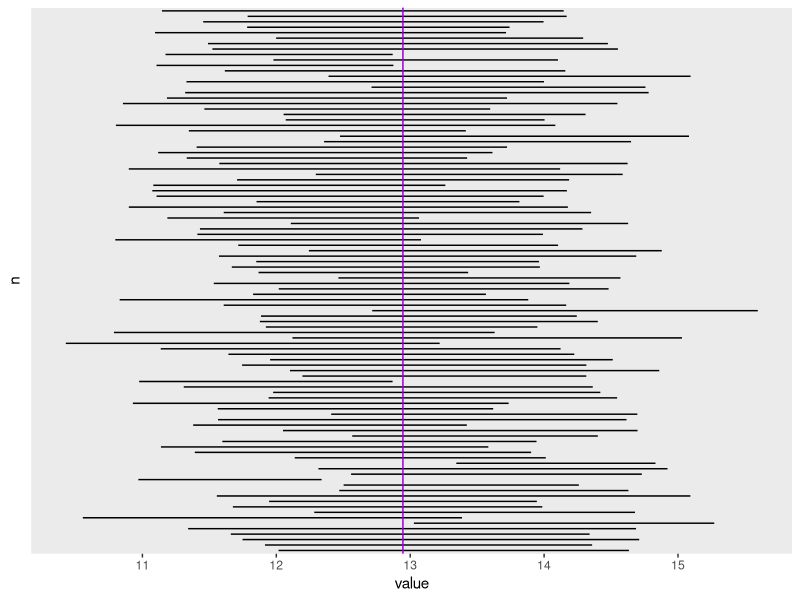
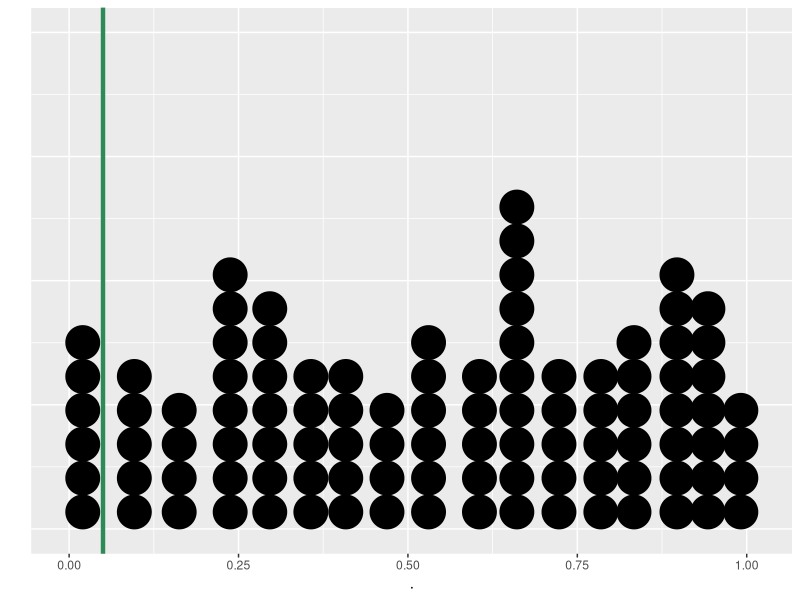

Here is the R script that generated these plots, in order:
## ---- chunk 1
library(magrittr)
dap <- readr::read_csv("data/dap.csv") %>%
  as.vector() %>%
  unname() %>%
  unlist()
## ---- chunk 2
set.seed("21102015")
ic <- sample(dap, 10) %>% t.test()
set.seed("21102015")
## ---- chunk 3
dap_s <- sample(dap, 10) 

t.test(dap_s)
## ---- chunk 4
## Função que amostra n elementos e retorna os valores inferior e superior do IC calculado
## data = conjunto de dados de onde será retirada a amostra
## n_sample = tamanho da amostra
ic_amostr <- function(data, n_sample, ...) {
  ic_sample <- sample(data, n_sample) %>% t.test(...)
  return(ic_sample$conf.int)
}
## ---- chunk 5
set.seed("21102015")
## ---- chunk 6
## 100 simulações com a função replicate
ic_simul <- replicate(100, ic_amostr(dap, 10))

## mostrar apenas os primeiros valores do resultado
ic_simul %>%
  t() %>%
  head()
## ---- chunk 7

library(ggplot2)
tibble::tibble(
  low = ic_simul[1, ],
  hi = ic_simul[2, ]
) %>%
  dplyr::bind_cols(n = factor(1:dim(ic_simul)[2])) %>%
  tidyr::pivot_longer(cols = where(is.numeric), names_to = "ic") %>%
  ggplot(aes(x = value, y = n)) +
  geom_line(aes(group = n)) +
  geom_vline(xintercept = mean(dap), color = "darkviolet", linewidth = 0.5) +
  theme(
    axis.text.y = element_blank(),
    axis.ticks.y = element_blank(),
    panel.grid.major = element_blank(),
    panel.grid.minor = element_blank()
  )
## ---- chunk 8
(ic_simul[1, ] > mean(dap) | ic_simul[2, ] < mean(dap)) %>% mean()
## ---- chunk 9
set.seed("21102015")
ic99 <- sample(dap, 10) %>% t.test(conf.level=0.99)
set.seed("21102015")
## ---- chunk 10
t.test(dap_s, conf.level=0.99)
## ---- chunk 11
set.seed("21102015")
t1 <- sample(dap, 10) %>% t.test(mu = mean(dap))
set.seed("21102015")

## ---- chunk 12
t.test(dap_s, mu = mean(dap))
## ---- chunk 13
## Função que amostra n elementos e retorna o p-valor do teste t
## data = conjunto de dados de onde será retirada a amostra
## n_sample = tamanho da amostra
t1_amostr <- function(data, n_sample, ...) {
  ic_sample <- sample(data, n_sample) %>% t.test(...)
  return(ic_sample$p.value)
}
## ---- chunk 14
set.seed("21102015")
## ---- chunk 15
## 100 simulações com a função replicate
t1_simul <- replicate(100, t1_amostr(dap, 10, mu = 12.94553))

## mostrar apenas os primeiros valores do resultado
head(t1_simul)
## ---- chunk 16
t1_simul %>%
  data.frame() %>%
  ggplot(aes(x = .)) +
  geom_dotplot(binwidth = .05) +
  geom_vline(xintercept = 0.05, color = "seagreen4", size = 1.5)+
  labs(y="")+
  theme(
    axis.text.y = element_blank(),
    axis.ticks.y = element_blank()
  )
## ---- chunk 17
mean(t1_simul < 0.05)
